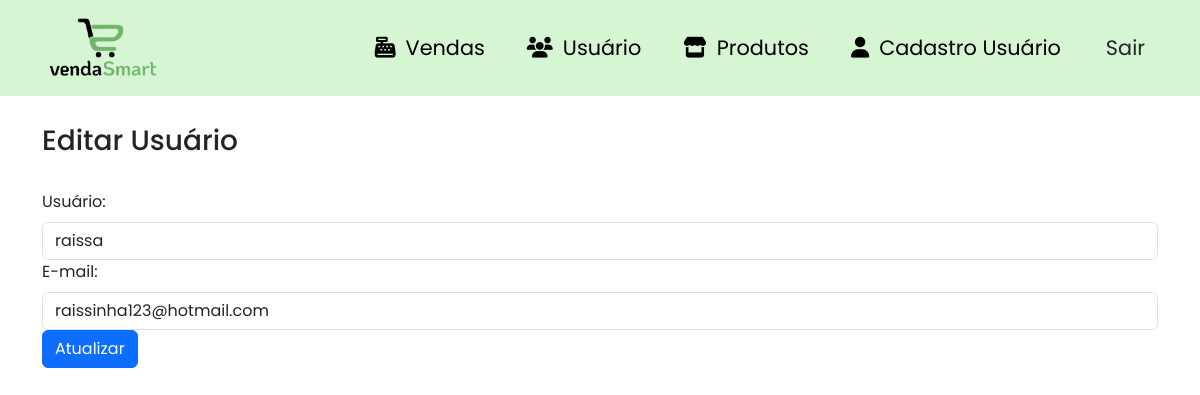
The app's page /editar-usuario/2 (signed in), older data.
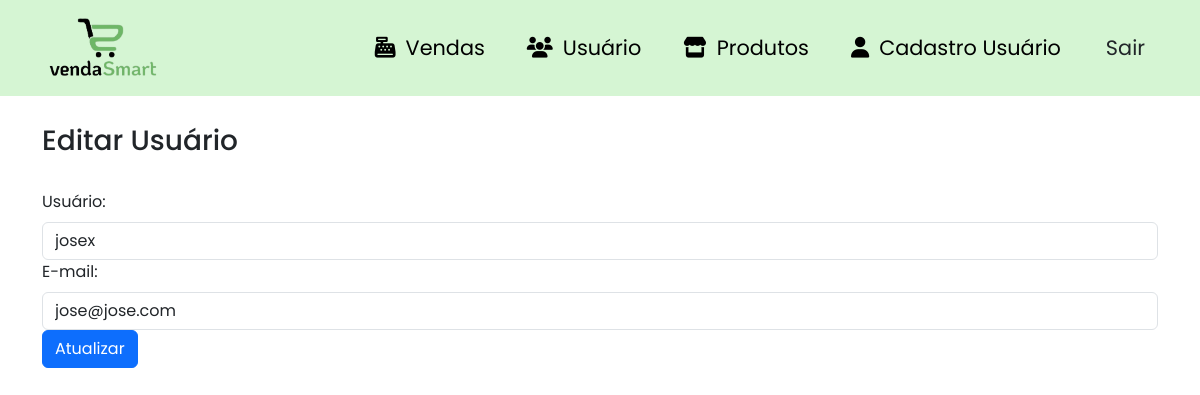
The same page, newer data.
### site_atividade/models/__init__.py (models this page shows, shortened)
class Usuario(database.Model, UserMixin):
    id = database.Column(database.Integer, primary_key=True)
    usuario = database.Column(database.String, nullable=False, unique=True)
    email = database.Column(database.String, nullable=False, unique=True)
    senha = database.Column(database.String, nullable=False)

### site_atividade/routers/__init__.py (the view, shortened to what this page needs)
@app.route("/editar-usuario/<int:id>", methods=['GET', 'POST'])
@login_required
def editar_usuario(id):
    usuario = Usuario.query.get(id)
    form_editar_usuario = FormEditarUsuario(obj=usuario)
    return render_template('editar_usuario.html', form_editar_usuario=form_editar_usuario, usuario=usuario)

### site_atividade/forms/__init__.py
class FormEditarUsuario(FlaskForm):
    usuario = StringField('Usuário:', validators=[DataRequired(), Length(min=5)])
    email = StringField('E-mail:', validators=[DataRequired(), email()])

### site_atividade/models/__init__.py (called while the page is built)
@login_manager.user_loader
def load_usuario(id_usuario):
    return Usuario.query.get(int(id_usuario))

### site_atividade/templates/editar_usuario.html (shortened to what this page needs)
{% extends 'base.html' %}
{% block body %}
<div class="container theme-showcase" role="main">
    <div class="page-header">
        <br>
        <h3 class="box-title col-md-12">Editar Usuário</h3>
    </div>
    <br>
    <form action="{{ url_for('editar_usuario', id=usuario.id) }}" method="POST">
        <div class="form-group">
            {{ form_editar_usuario.usuario.label(class="form-label") }}
            {{ form_editar_usuario.usuario(class="form-control") }}
        </div>
        <div class="form-group">
            {{ form_editar_usuario.email.label(class="form-label") }}
            {{ form_editar_usuario.email(class="form-control") }}
        </div>
        <div class="form-group">
            <button type="submit" class="btn btn-primary">Atualizar</button>
        </div>
    </form>
</div>
{% endblock %}

Row changes from the older to the newer data that the page shows:
changed Usuario: usuario "raissa" → "josex"; email "raissinha123@hotmail.com" → "jose@jose.com"
